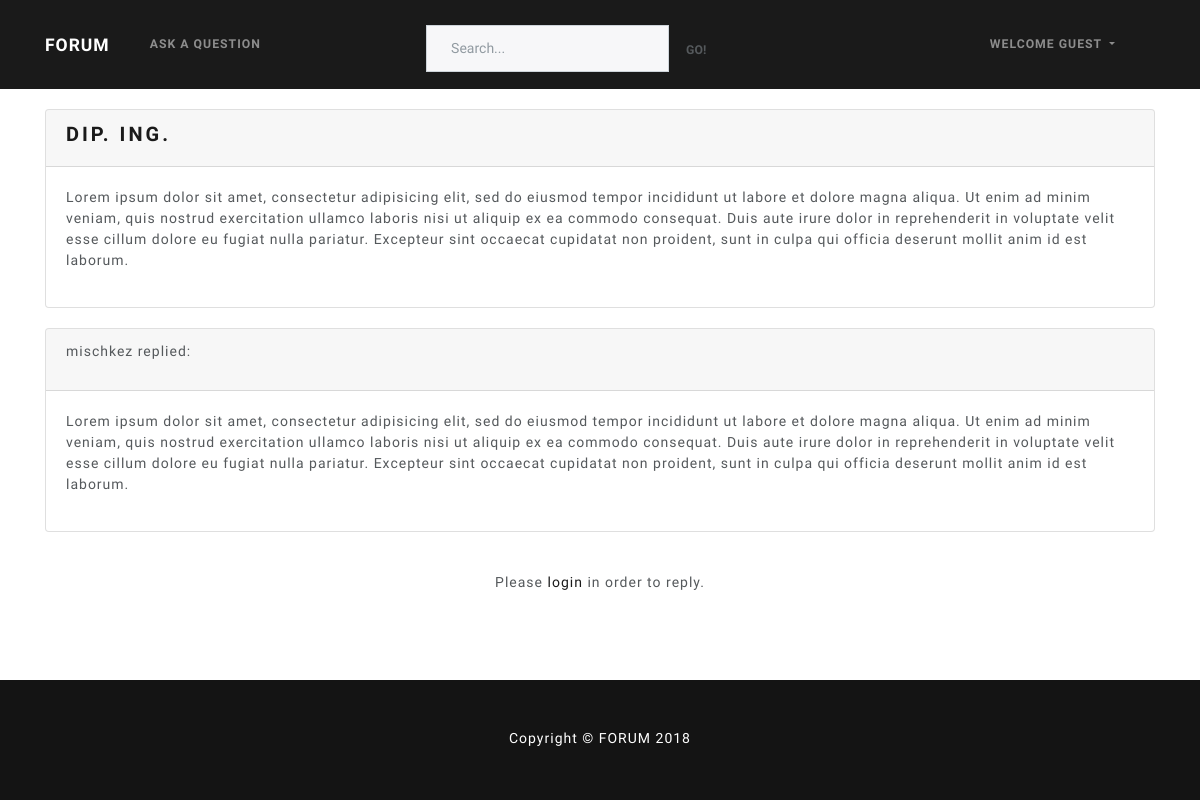
The app's page /questions/dip-ing, older data.
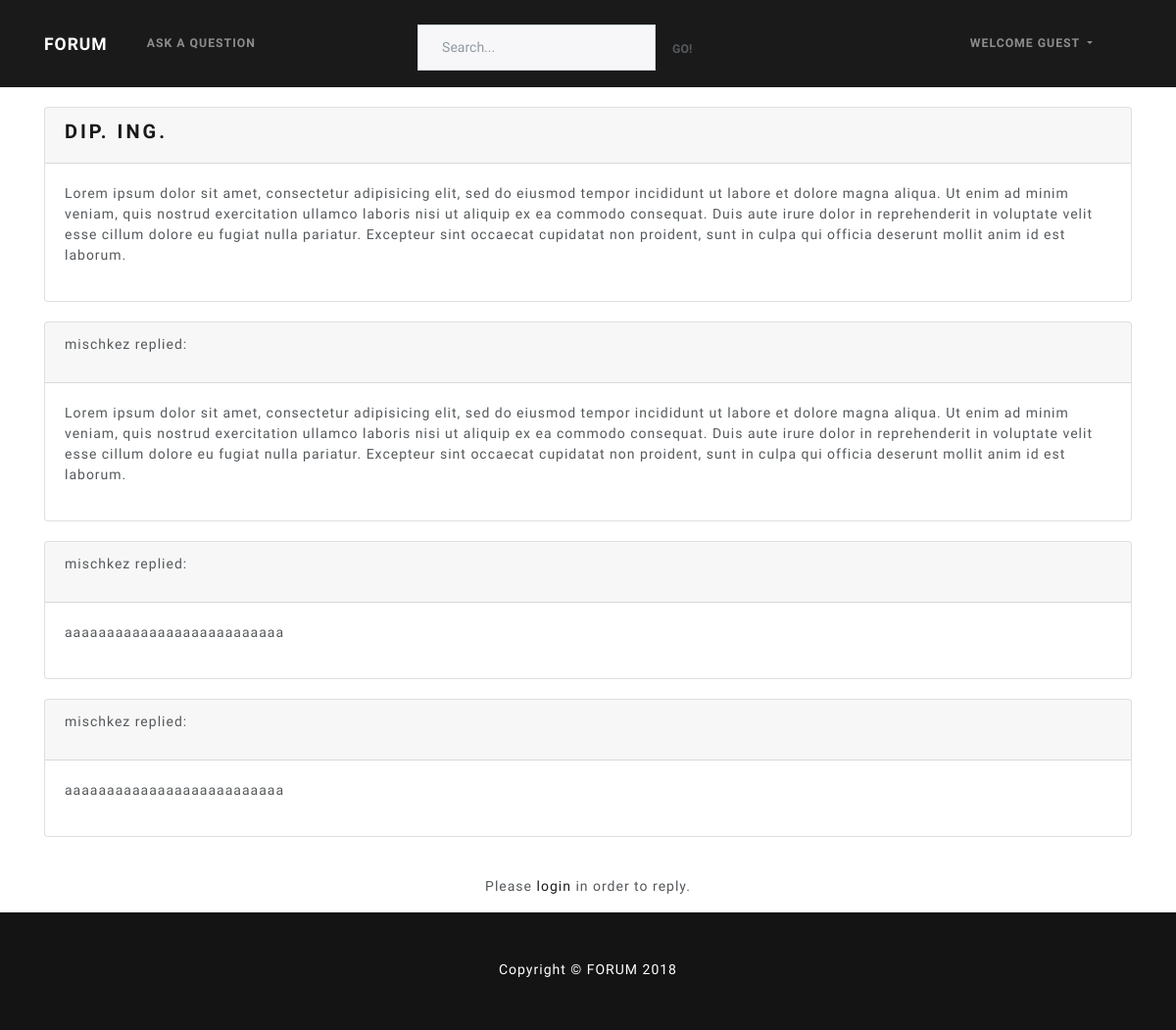
The same page, newer data.
### forum/models.py (models this page shows, shortened)
class Reply(models.Model):
    creator = models.ForeignKey(User, on_delete=models.CASCADE)
    question = models.ForeignKey(Question, on_delete=models.CASCADE, related_name='replies')
    content = models.TextField(blank=False)
    created_at = models.DateTimeField(auto_now_add=True)
    updated_at = models.DateTimeField(auto_now=True)
    class Meta:
        verbose_name_plural = "Replies"

### forum/views.py (the view, shortened to what this page needs)
# urls.py: path('questions/<slug:slug>', forum_views.QuestionDetailView.as_view(), name='question'),
class QuestionDetailView(generic.DetailView):
    model = Question
    template_name = 'forum/question.html'
    def get_context_data(self, **kwargs):
        context = super().get_context_data(**kwargs)
        context['form'] = ReplyForm
        return context

### templates/forum/question.html (shortened to what this page needs)
{% extends 'base.html' %}
{% load bootstrap4 %}
{% block content %}
  <div class="card card-primary">
    <div class="card-header">
      <h4>{{ question.title }}</h4>
    </div>
    <div class="card-body">
      <p>
        {{ question.content }}
      </p>
    </div>
  </div>
  {% for reply in question.replies.all %}
    <div class="card card-primary">
      <div class="card-header">
        <p>{{ reply.creator }} replied:</p>
      </div>
      <div class="card-body">
        <p>
          {{ reply.content }}
        </p>
      </div>
    </div>
  {% endfor %}
  {% if request.user.is_authenticated %}
    <div class="card card-primary">
      <div class="card-body">
        <form action="" method="post" class="form">
          {% csrf_token %}
          {% bootstrap_form form %}
          {% buttons %}
              <button type="submit" class="btn btn-primary btn-block">Submit</button>
          {% endbuttons %}
        </form>
      </div>
    </div>
  {% else %}
    <div class="text-center" style="margin-top: 40px;">
      Please <a href="{% url 'login' %}?next={{request.path}}">login</a> in order to reply.
    </div>
  {% endif %}
{% endblock %}

Row changes from the older to the newer data that the page shows:
added Reply: creator "mischkez", content "aaaaaaaaaaaaaaaaaaaaaaaaaa"
added Reply: creator "mischkez", content "aaaaaaaaaaaaaaaaaaaaaaaaaa"
